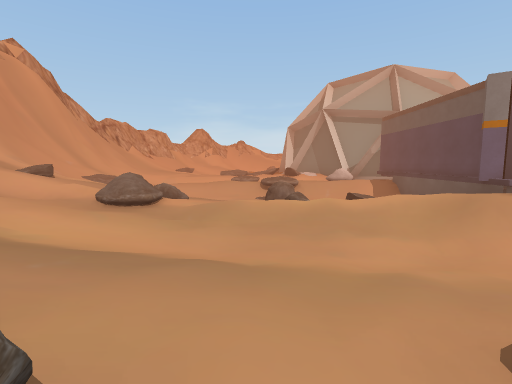
[1] (above)

17 first-person views from a walk through a 3-D level made in the Unity game engine. The camera is 1.2 m above the floor, tilts 6° down and sees 85° across. The floor is counted in squares, 2 m on a side. Each view is taken from the middle of a square. On the plan, view 1 faces up. The plan holds only what a view shows up to about 9 squares ahead; the rest is blank. The place goes on beyond the plan. Some animated figures are left out. Some surface patterns are stand-ins.

[2]
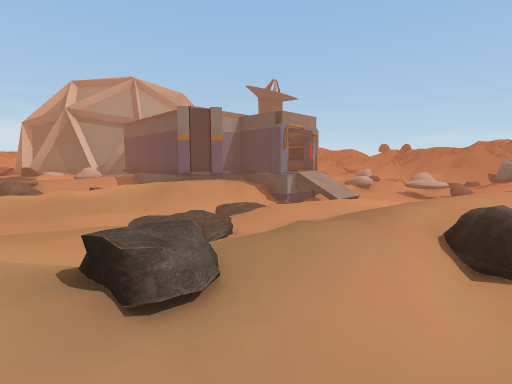

[3]
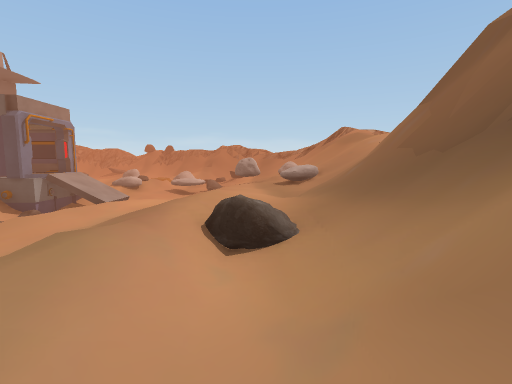

[4]
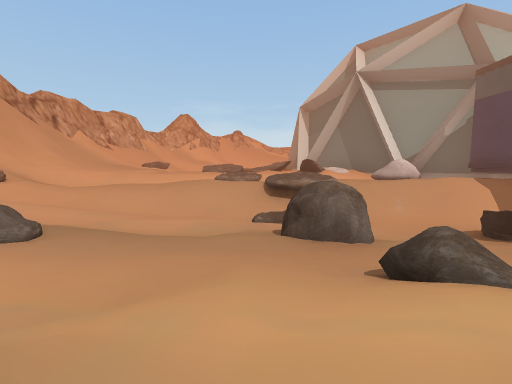

[5]
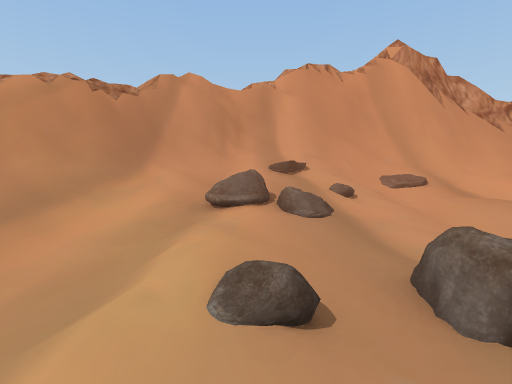

[6]
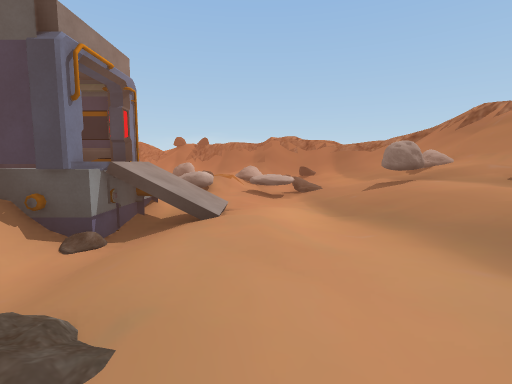

[7]
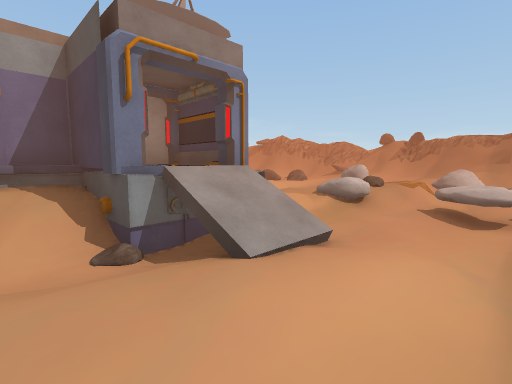

[8]
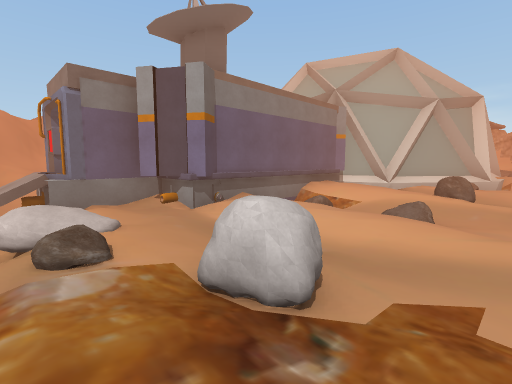

[9]
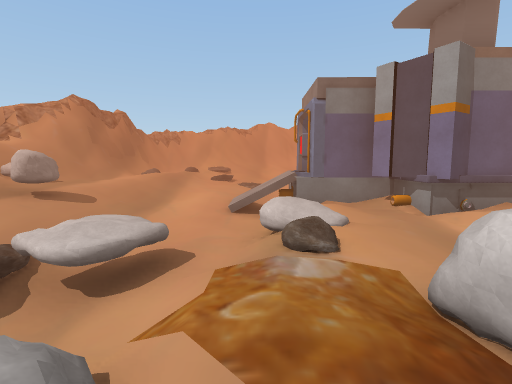

[10]
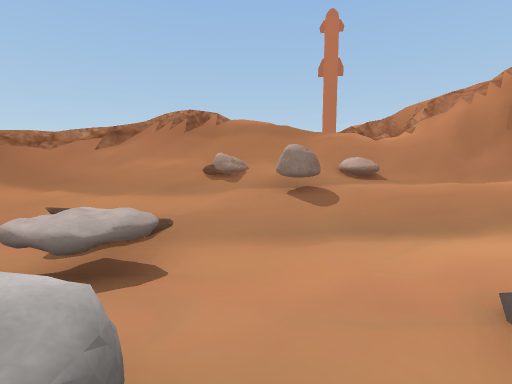

[11]
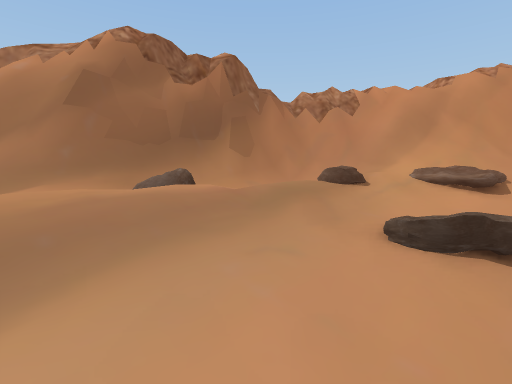

[12]
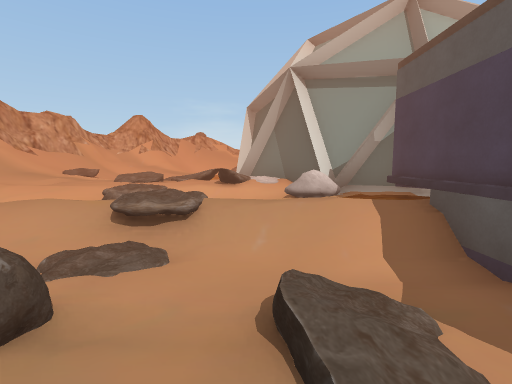

[13]
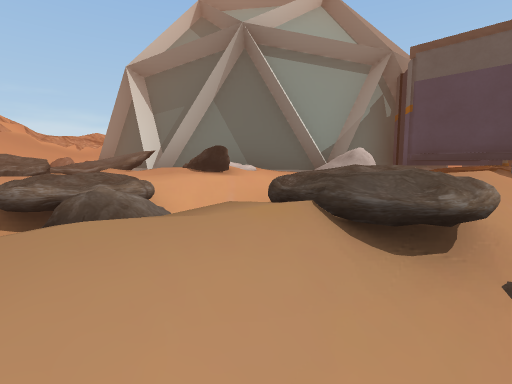

[14]
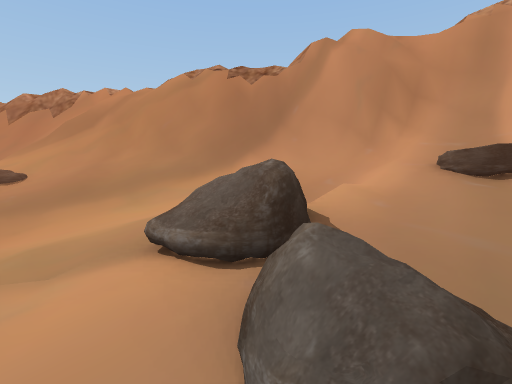

[15]
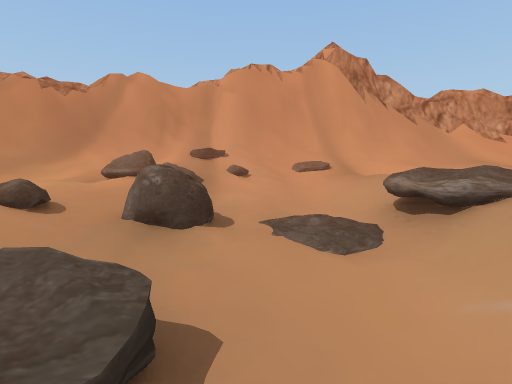

[16]
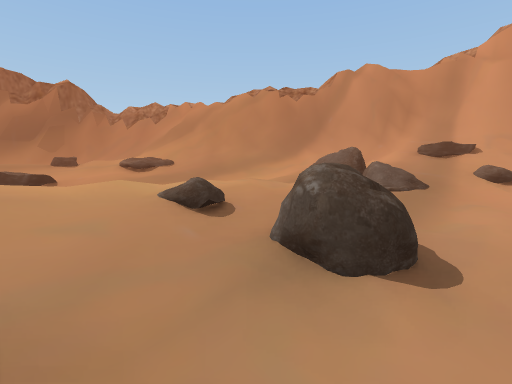

[17]
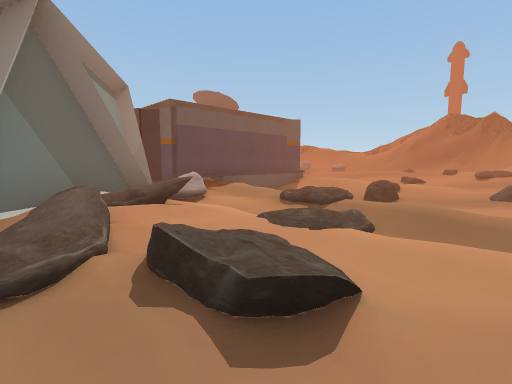

### Floor plan
Key: @ floor where view 1 was taken; # wall or solid block; . main floor; : floor 0.25 m higher than the main floor; - floor 0.25 m lower than the main floor; + floor 0.5 m higher than the main floor; _ floor 0.5 m lower than the main floor; * floor 0.75 m higher than the main floor; < floor 0.75 m lower than the main floor; % floor 1 m higher than the main floor; & floor 3 m higher than the main floor; $ floor 5 m higher than the main floor; / step, stairs or slope; = window, fence, low wall or low ledge; ^ raised ledge; v drop or lower ground; O other object.
Columns run from 7 left of view 1 to 13 right of it. Each row starts with its distance up from view 1.
 13 ##/%*++*O##O
 12 ##/*/+/+/%#      #/
 11 ##/*++++O+/##    #/..
 10 ##///.O//.O##OO //--_
  9 ##/+::+//++#    #/.O
  8 #=/..--/O//#    #::.
  7 ##/*/...---#    ^/---
  6 ##////./O/.#    #/../
  5 #///%O::/:/###O##....
  4 ##//+:..////#O%#..-.-
  3  #=//..--__<<O%O.:.O.
  2  ##///:.....-//__O.::
  1  ##=//+:/.....-__OOvO
  0   ##//%@:.....---OO_
 -1    $=////%**////..../
 -2    ###//+O+*+++O+:::/
 -3     #=###=///*/%/////
 -4       #####//////////
 -5        #^=////&//////
 -6          v=#//

Where each view was taken, in squares from view 1:
view 1: 0 up, 0 right, facing up
view 2: 2 down, 0 right, facing up-right
view 3: 2 down, 0 right, facing right
view 4: 4 up, 0 right, facing up
view 5: 5 up, 2 right, facing left
view 6: 1 up, 3 right, facing right
view 7: 0 up, 5 right, facing up-right
view 8: 2 up, 13 right, facing up-left
view 9: 2 up, 13 right, facing left
view 10: 3 up, 9 right, facing down
view 11: 1 up, 4 right, facing down-left
view 12: 5 up, 2 right, facing up
view 13: 8 up, 1 left, facing up-right
view 14: 6 up, 1 left, facing down-left
view 15: 7 up, 3 right, facing left
view 16: 7 up, 2 right, facing down-left
view 17: 13 up, 2 left, facing down-right
